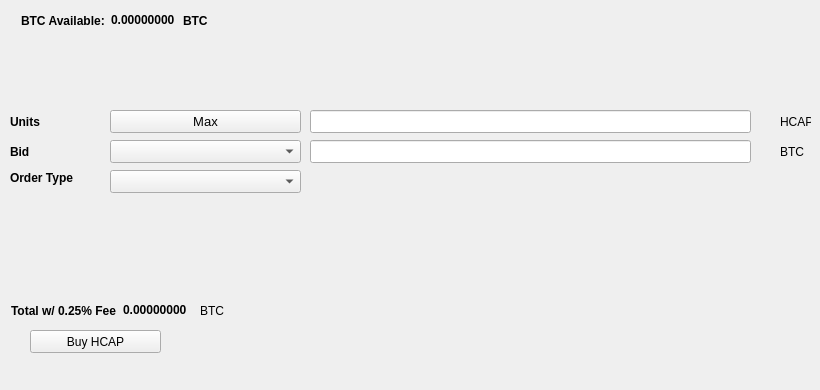
   <widget class="QWidget" name="BuyTab">
    <attribute name="title">
     <string>Buy</string>
    </attribute>
    <widget class="QPushButton" name="BuyHCAP">
     <property name="geometry">
      <rect>
       <x>30</x>
       <y>330</y>
       <width>131</width>
       <height>23</height>
      </rect>
     </property>
     <property name="text">
      <string>Buy HCAP</string>
     </property>
     <property name="icon">
      <iconset resource="../healcapital.qrc">
       <normaloff>:/icons/bitcoin</normaloff>:/icons/bitcoin</iconset>
     </property>
    </widget>
    <widget class="QLabel" name="label_3">
     <property name="geometry">
      <rect>
       <x>10</x>
       <y>110</y>
       <width>46</width>
       <height>23</height>
      </rect>
     </property>
     <property name="font">
      <font>
       <weight>75</weight>
       <bold>true</bold>
      </font>
     </property>
     <property name="text">
      <string>Units</string>
     </property>
    </widget>
    <widget class="QLineEdit" name="UnitsInput">
     <property name="geometry">
      <rect>
       <x>310</x>
       <y>110</y>
       <width>441</width>
       <height>23</height>
      </rect>
     </property>
     <property name="font">
      <font>
       <pointsize>9</pointsize>
       <weight>75</weight>
       <bold>true</bold>
      </font>
     </property>
    </widget>
    <widget class="QLineEdit" name="BuyBidPriceEdit">
     <property name="geometry">
      <rect>
       <x>310</x>
       <y>140</y>
       <width>441</width>
       <height>23</height>
      </rect>
     </property>
     <property name="font">
      <font>
       <pointsize>9</pointsize>
       <weight>75</weight>
       <bold>true</bold>
      </font>
     </property>
    </widget>
    <widget class="QLabel" name="label_4">
     <property name="geometry">
      <rect>
       <x>780</x>
       <y>110</y>
       <width>31</width>
       <height>23</height>
      </rect>
     </property>
     <property name="text">
      <string>HCAP</string>
     </property>
    </widget>
    <widget class="QLabel" name="label_5">
     <property name="geometry">
      <rect>
       <x>780</x>
       <y>140</y>
       <width>31</width>
       <height>23</height>
      </rect>
     </property>
     <property name="text">
      <string>BTC</string>
     </property>
    </widget>
    <widget class="QLabel" name="label_6">
     <property name="geometry">
      <rect>
       <x>10</x>
       <y>140</y>
       <width>46</width>
       <height>23</height>
      </rect>
     </property>
     <property name="font">
      <font>
       <weight>75</weight>
       <bold>true</bold>
      </font>
     </property>
     <property name="text">
      <string>Bid</string>
     </property>
    </widget>
    <widget class="QLabel" name="label_7">
     <property name="geometry">
      <rect>
       <x>10</x>
       <y>170</y>
       <width>91</width>
       <height>16</height>
      </rect>
     </property>
     <property name="font">
      <font>
       <weight>75</weight>
       <bold>true</bold>
      </font>
     </property>
     <property name="text">
      <string>Order Type</string>
     </property>
    </widget>
    <widget class="QPushButton" name="Buy_Max_Amount">
     <property name="geometry">
      <rect>
       <x>110</x>
       <y>110</y>
       <width>191</width>
       <height>23</height>
      </rect>
     </property>
     <property name="font">
      <font>
       <pointsize>10</pointsize>
      </font>
     </property>
     <property name="text">
      <string>Max</string>
     </property>
    </widget>
    <widget class="QComboBox" name="BuyBidcomboBox">
     <property name="geometry">
      <rect>
       <x>110</x>
       <y>140</y>
       <width>191</width>
       <height>23</height>
      </rect>
     </property>
     <property name="font">
      <font>
       <pointsize>10</pointsize>
      </font>
     </property>
    </widget>
    <widget class="QComboBox" name="buyOrdertypeCombo">
     <property name="geometry">
      <rect>
       <x>110</x>
       <y>170</y>
       <width>191</width>
       <height>23</height>
      </rect>
     </property>
     <property name="font">
      <font>
       <pointsize>10</pointsize>
      </font>
     </property>
    </widget>
    <widget class="QWidget" name="layoutWidget1">
     <property name="geometry">
      <rect>
       <x>21</x>
       <y>11</y>
       <width>227</width>
       <height>19</height>
      </rect>
     </property>
     <layout class="QHBoxLayout" name="horizontalLayout_3">
      <item>
       <widget class="QLabel" name="label232">
        <property name="font">
         <font>
          <weight>75</weight>
          <bold>true</bold>
         </font>
        </property>
        <property name="text">
         <string>BTC Available:</string>
        </property>
       </widget>
      </item>
      <item>
       <widget class="QLabel" name="BtcAvailableLbl">
        <property name="palette">
         <palette>
          <active>
           <colorrole role="WindowText">
            <brush brushstyle="SolidPattern">
             <color alpha="255">
              <red>0</red>
              <green>0</green>
              <blue>0</blue>
             </color>
            </brush>
           </colorrole>
           <colorrole role="Button">
            <brush brushstyle="SolidPattern">
             <color alpha="255">
              <red>0</red>
              <green>170</green>
              <blue>0</blue>
             </color>
            </brush>
           </colorrole>
           <colorrole role="Light">
            <brush brushstyle="SolidPattern">
             <color alpha="255">
              <red>0</red>
              <green>255</green>
              <blue>0</blue>
             </color>
            </brush>
           </colorrole>
           <colorrole role="Midlight">
            <brush brushstyle="SolidPattern">
             <color alpha="255">
              <red>0</red>
              <green>212</green>
              <blue>0</blue>
             </color>
            </brush>
           </colorrole>
           <colorrole role="Dark">
            <brush brushstyle="SolidPattern">
             <color alpha="255">
              <red>0</red>
              <green>85</green>
              <blue>0</blue>
             </color>
            </brush>
           </colorrole>
           <colorrole role="Mid">
            <brush brushstyle="SolidPattern">
             <color alpha="255">
              <red>0</red>
              <green>113</green>
              <blue>0</blue>
             </color>
            </brush>
           </colorrole>
           <colorrole role="Text">
            <brush brushstyle="SolidPattern">
             <color alpha="255">
              <red>0</red>
              <green>170</green>
              <blue>0</blue>
             </color>
            </brush>
           </colorrole>
           <colorrole role="BrightText">
            <brush brushstyle="SolidPattern">
             <color alpha="255">
              <red>255</red>
              <green>255</green>
              <blue>255</blue>
             </color>
            </brush>
           </colorrole>
           <colorrole role="ButtonText">
            <brush brushstyle="SolidPattern">
             <color alpha="255">
              <red>0</red>
              <green>0</green>
              <blue>0</blue>
             </color>
            </brush>
           </colorrole>
           <colorrole role="Base">
            <brush brushstyle="SolidPattern">
             <color alpha="255">
              <red>255</red>
              <green>255</green>
              <blue>255</blue>
             </color>
            </brush>
           </colorrole>
           <colorrole role="Window">
            <brush brushstyle="SolidPattern">
             <color alpha="255">
              <red>0</red>
              <green>170</green>
              <blue>0</blue>
             </color>
            </brush>
           </colorrole>
           <colorrole role="Shadow">
            <brush brushstyle="SolidPattern">
             <color alpha="255">
              <red>0</red>
              <green>0</green>
              <blue>0</blue>
             </color>
            </brush>
           </colorrole>
           <colorrole role="AlternateBase">
            <brush brushstyle="SolidPattern">
             <color alpha="255">
              <red>127</red>
              <green>212</green>
              <blue>127</blue>
             </color>
            </brush>
           </colorrole>
           <colorrole role="ToolTipBase">
            <brush brushstyle="SolidPattern">
             <color alpha="255">
              <red>255</red>
              <green>255</green>
              <blue>220</blue>
             </color>
            </brush>
           </colorrole>
           <colorrole role="ToolTipText">
            <brush brushstyle="SolidPattern">
             <color alpha="255">
              <red>0</red>
              <green>0</green>
              <blue>0</blue>
             </color>
            </brush>
           </colorrole>
          </active>
          <inactive>
           <colorrole role="WindowText">
            <brush brushstyle="SolidPattern">
             <color alpha="255">
              <red>0</red>
              <green>0</green>
              <blue>0</blue>
             </color>
            </brush>
           </colorrole>
           <colorrole role="Button">
            <brush brushstyle="SolidPattern">
             <color alpha="255">
              <red>0</red>
              <green>170</green>
              <blue>0</blue>
             </color>
            </brush>
           </colorrole>
           <colorrole role="Light">
            <brush brushstyle="SolidPattern">
             <color alpha="255">
              <red>0</red>
              <green>255</green>
              <blue>0</blue>
             </color>
            </brush>
           </colorrole>
           <colorrole role="Midlight">
            <brush brushstyle="SolidPattern">
             <color alpha="255">
              <red>0</red>
              <green>212</green>
              <blue>0</blue>
             </color>
            </brush>
           </colorrole>
           <colorrole role="Dark">
            <brush brushstyle="SolidPattern">
             <color alpha="255">
              <red>0</red>
              <green>85</green>
              <blue>0</blue>
             </color>
            </brush>
           </colorrole>
           <colorrole role="Mid">
            <brush brushstyle="SolidPattern">
             <color alpha="255">
              <red>0</red>
              <green>113</green>
              <blue>0</blue>
             </color>
            </brush>
           </colorrole>
           <colorrole role="Text">
            <brush brushstyle="SolidPattern">
             <color alpha="255">
              <red>0</red>
              <green>170</green>
              <blue>0</blue>
             </color>
            </brush>
           </colorrole>
           <colorrole role="BrightText">
            <brush brushstyle="SolidPattern">
             <color alpha="255">
              <red>255</red>
              <green>255</green>
              <blue>255</blue>
             </color>
            </brush>
           </colorrole>
           <colorrole role="ButtonText">
            <brush brushstyle="SolidPattern">
             <color alpha="255">
              <red>0</red>
              <green>0</green>
              <blue>0</blue>
             </color>
            </brush>
           </colorrole>
           <colorrole role="Base">
            <brush brushstyle="SolidPattern">
             <color alpha="255">
              <red>255</red>
              <green>255</green>
              <blue>255</blue>
             </color>
            </brush>
           </colorrole>
           <colorrole role="Window">
            <brush brushstyle="SolidPattern">
             <color alpha="255">
              <red>0</red>
              <green>170</green>
              <blue>0</blue>
             </color>
            </brush>
           </colorrole>
           <colorrole role="Shadow">
            <brush brushstyle="SolidPattern">
             <color alpha="255">
              <red>0</red>
              <green>0</green>
              <blue>0</blue>
             </color>
            </brush>
           </colorrole>
           <colorrole role="AlternateBase">
            <brush brushstyle="SolidPattern">
             <color alpha="255">
              <red>127</red>
              <green>212</green>
              <blue>127</blue>
             </color>
            </brush>
           </colorrole>
           <colorrole role="ToolTipBase">
            <brush brushstyle="SolidPattern">
             <color alpha="255">
              <red>255</red>
              <green>255</green>
              <blue>220</blue>
             </color>
            </brush>
           </colorrole>
           <colorrole role="ToolTipText">
            <brush brushstyle="SolidPattern">
             <color alpha="255">
              <red>0</red>
              <green>0</green>
              <blue>0</blue>
             </color>
            </brush>
           </colorrole>
          </inactive>
          <disabled>
           <colorrole role="WindowText">
            <brush brushstyle="SolidPattern">
             <color alpha="255">
              <red>0</red>
              <green>85</green>
              <blue>0</blue>
             </color>
            </brush>
           </colorrole>
           <colorrole role="Button">
            <brush brushstyle="SolidPattern">
             <color alpha="255">
              <red>0</red>
              <green>170</green>
              <blue>0</blue>
             </color>
            </brush>
           </colorrole>
           <colorrole role="Light">
            <brush brushstyle="SolidPattern">
             <color alpha="255">
              <red>0</red>
              <green>255</green>
              <blue>0</blue>
             </color>
            </brush>
           </colorrole>
           <colorrole role="Midlight">
            <brush brushstyle="SolidPattern">
             <color alpha="255">
              <red>0</red>
              <green>212</green>
              <blue>0</blue>
             </color>
            </brush>
           </colorrole>
           <colorrole role="Dark">
            <brush brushstyle="SolidPattern">
             <color alpha="255">
              <red>0</red>
              <green>85</green>
              <blue>0</blue>
             </color>
            </brush>
           </colorrole>
           <colorrole role="Mid">
            <brush brushstyle="SolidPattern">
             <color alpha="255">
              <red>0</red>
              <green>113</green>
              <blue>0</blue>
             </color>
            </brush>
           </colorrole>
           <colorrole role="Text">
            <brush brushstyle="SolidPattern">
             <color alpha="255">
              <red>0</red>
              <green>85</green>
              <blue>0</blue>
             </color>
            </brush>
           </colorrole>
           <colorrole role="BrightText">
            <brush brushstyle="SolidPattern">
             <color alpha="255">
              <red>255</red>
              <green>255</green>
              <blue>255</blue>
             </color>
            </brush>
           </colorrole>
           <colorrole role="ButtonText">
            <brush brushstyle="SolidPattern">
             <color alpha="255">
              <red>0</red>
              <green>85</green>
              <blue>0</blue>
             </color>
            </brush>
           </colorrole>
           <colorrole role="Base">
            <brush brushstyle="SolidPattern">
             <color alpha="255">
              <red>0</red>
              <green>170</green>
              <blue>0</blue>
             </color>
            </brush>
           </colorrole>
           <colorrole role="Window">
            <brush brushstyle="SolidPattern">
             <color alpha="255">
              <red>0</red>
              <green>170</green>
              <blue>0</blue>
             </color>
            </brush>
           </colorrole>
           <colorrole role="Shadow">
            <brush brushstyle="SolidPattern">
             <color alpha="255">
              <red>0</red>
              <green>0</green>
              <blue>0</blue>
             </color>
            </brush>
           </colorrole>
           <colorrole role="AlternateBase">
            <brush brushstyle="SolidPattern">
             <color alpha="255">
              <red>0</red>
              <green>170</green>
              <blue>0</blue>
             </color>
            </brush>
           </colorrole>
           <colorrole role="ToolTipBase">
            <brush brushstyle="SolidPattern">
             <color alpha="255">
              <red>255</red>
              <green>255</green>
              <blue>220</blue>
             </color>
            </brush>
           </colorrole>
           <colorrole role="ToolTipText">
            <brush brushstyle="SolidPattern">
             <color alpha="255">
              <red>0</red>
              <green>0</green>
              <blue>0</blue>
             </color>
            </brush>
           </colorrole>
          </disabled>
         </palette>
        </property>
        <property name="font">
         <font>
          <weight>75</weight>
          <bold>true</bold>
         </font>
        </property>
        <property name="text">
         <string>0.00000000</string>
        </property>
        <property name="textInteractionFlags">
         <set>Qt::LinksAccessibleByMouse|Qt::TextSelectableByKeyboard|Qt::TextSelectableByMouse</set>
        </property>
       </widget>
      </item>
      <item>
       <widget class="QLabel" name="BtcAvailableLbl_2">
        <property name="font">
         <font>
          <weight>75</weight>
          <bold>true</bold>
         </font>
        </property>
        <property name="text">
         <string>BTC</string>
        </property>
       </widget>
      </item>
     </layout>
    </widget>
    <widget class="QWidget" name="layoutWidge2">
     <property name="geometry">
      <rect>
       <x>11</x>
       <y>301</y>
       <width>259</width>
       <height>19</height>
      </rect>
     </property>
     <layout class="QHBoxLayout" name="horizontalLayout_4">
      <item>
       <widget class="QLabel" name="label_9">
        <property name="font">
         <font>
          <weight>75</weight>
          <bold>true</bold>
         </font>
        </property>
        <property name="text">
         <string>Total w/ 0.25% Fee</string>
        </property>
       </widget>
      </item>
      <item>
       <widget class="QLabel" name="BuyCostLabel">
        <property name="palette">
         <palette>
          <active>
           <colorrole role="WindowText">
            <brush brushstyle="SolidPattern">
             <color alpha="255">
              <red>0</red>
              <green>0</green>
              <blue>0</blue>
             </color>
            </brush>
           </colorrole>
           <colorrole role="Button">
            <brush brushstyle="SolidPattern">
             <color alpha="255">
              <red>0</red>
              <green>170</green>
              <blue>0</blue>
             </color>
            </brush>
           </colorrole>
           <colorrole role="Light">
            <brush brushstyle="SolidPattern">
             <color alpha="255">
              <red>0</red>
              <green>255</green>
              <blue>0</blue>
             </color>
            </brush>
           </colorrole>
           <colorrole role="Midlight">
            <brush brushstyle="SolidPattern">
             <color alpha="255">
              <red>0</red>
              <green>212</green>
              <blue>0</blue>
             </color>
            </brush>
           </colorrole>
           <colorrole role="Dark">
            <brush brushstyle="SolidPattern">
             <color alpha="255">
              <red>0</red>
              <green>85</green>
              <blue>0</blue>
             </color>
            </brush>
           </colorrole>
           <colorrole role="Mid">
            <brush brushstyle="SolidPattern">
             <color alpha="255">
              <red>0</red>
              <green>113</green>
              <blue>0</blue>
             </color>
            </brush>
           </colorrole>
           <colorrole role="Text">
            <brush brushstyle="SolidPattern">
             <color alpha="255">
              <red>0</red>
              <green>170</green>
              <blue>0</blue>
             </color>
            </brush>
           </colorrole>
           <colorrole role="BrightText">
            <brush brushstyle="SolidPattern">
             <color alpha="255">
              <red>255</red>
              <green>255</green>
              <blue>255</blue>
             </color>
            </brush>
           </colorrole>
           <colorrole role="ButtonText">
            <brush brushstyle="SolidPattern">
             <color alpha="255">
              <red>0</red>
              <green>0</green>
              <blue>0</blue>
             </color>
            </brush>
           </colorrole>
           <colorrole role="Base">
            <brush brushstyle="SolidPattern">
             <color alpha="255">
              <red>255</red>
              <green>255</green>
              <blue>255</blue>
             </color>
            </brush>
           </colorrole>
           <colorrole role="Window">
            <brush brushstyle="SolidPattern">
             <color alpha="255">
              <red>0</red>
              <green>170</green>
              <blue>0</blue>
             </color>
            </brush>
           </colorrole>
           <colorrole role="Shadow">
            <brush brushstyle="SolidPattern">
             <color alpha="255">
              <red>0</red>
              <green>0</green>
              <blue>0</blue>
             </color>
            </brush>
           </colorrole>
           <colorrole role="AlternateBase">
            <brush brushstyle="SolidPattern">
             <color alpha="255">
              <red>127</red>
              <green>212</green>
              <blue>127</blue>
             </color>
            </brush>
           </colorrole>
           <colorrole role="ToolTipBase">
            <brush brushstyle="SolidPattern">
             <color alpha="255">
              <red>255</red>
              <green>255</green>
              <blue>220</blue>
             </color>
            </brush>
           </colorrole>
           <colorrole role="ToolTipText">
            <brush brushstyle="SolidPattern">
             <color alpha="255">
              <red>0</red>
              <green>0</green>
              <blue>0</blue>
             </color>
            </brush>
           </colorrole>
          </active>
          <inactive>
           <colorrole role="WindowText">
            <brush brushstyle="SolidPattern">
             <color alpha="255">
              <red>0</red>
              <green>0</green>
              <blue>0</blue>
             </color>
            </brush>
           </colorrole>
           <colorrole role="Button">
            <brush brushstyle="SolidPattern">
             <color alpha="255">
              <red>0</red>
              <green>170</green>
              <blue>0</blue>
             </color>
            </brush>
           </colorrole>
           <colorrole role="Light">
            <brush brushstyle="SolidPattern">
             <color alpha="255">
              <red>0</red>
              <green>255</green>
              <blue>0</blue>
             </color>
            </brush>
           </colorrole>
           <colorrole role="Midlight">
            <brush brushstyle="SolidPattern">
             <color alpha="255">
              <red>0</red>
              <green>212</green>
              <blue>0</blue>
             </color>
            </brush>
           </colorrole>
           <colorrole role="Dark">
            <brush brushstyle="SolidPattern">
             <color alpha="255">
              <red>0</red>
              <green>85</green>
              <blue>0</blue>
             </color>
            </brush>
           </colorrole>
           <colorrole role="Mid">
            <brush brushstyle="SolidPattern">
             <color alpha="255">
              <red>0</red>
              <green>113</green>
              <blue>0</blue>
             </color>
            </brush>
           </colorrole>
           <colorrole role="Text">
            <brush brushstyle="SolidPattern">
             <color alpha="255">
              <red>0</red>
              <green>170</green>
              <blue>0</blue>
             </color>
            </brush>
           </colorrole>
           <colorrole role="BrightText">
            <brush brushstyle="SolidPattern">
             <color alpha="255">
              <red>255</red>
              <green>255</green>
              <blue>255</blue>
             </color>
            </brush>
           </colorrole>
           <colorrole role="ButtonText">
            <brush brushstyle="SolidPattern">
             <color alpha="255">
              <red>0</red>
              <green>0</green>
              <blue>0</blue>
             </color>
            </brush>
           </colorrole>
           <colorrole role="Base">
            <brush brushstyle="SolidPattern">
             <color alpha="255">
              <red>255</red>
              <green>255</green>
              <blue>255</blue>
             </color>
            </brush>
           </colorrole>
           <colorrole role="Window">
            <brush brushstyle="SolidPattern">
             <color alpha="255">
              <red>0</red>
              <green>170</green>
              <blue>0</blue>
             </color>
            </brush>
           </colorrole>
           <colorrole role="Shadow">
            <brush brushstyle="SolidPattern">
             <color alpha="255">
              <red>0</red>
              <green>0</green>
              <blue>0</blue>
             </color>
            </brush>
           </colorrole>
           <colorrole role="AlternateBase">
            <brush brushstyle="SolidPattern">
             <color alpha="255">
              <red>127</red>
              <green>212</green>
              <blue>127</blue>
             </color>
            </brush>
           </colorrole>
           <colorrole role="ToolTipBase">
            <brush brushstyle="SolidPattern">
             <color alpha="255">
              <red>255</red>
              <green>255</green>
              <blue>220</blue>
             </color>
            </brush>
           </colorrole>
           <colorrole role="ToolTipText">
            <brush brushstyle="SolidPattern">
             <color alpha="255">
              <red>0</red>
              <green>0</green>
              <blue>0</blue>
             </color>
            </brush>
           </colorrole>
          </inactive>
          <disabled>
           <colorrole role="WindowText">
            <brush brushstyle="SolidPattern">
             <color alpha="255">
              <red>0</red>
              <green>85</green>
              <blue>0</blue>
             </color>
            </brush>
           </colorrole>
           <colorrole role="Button">
            <brush brushstyle="SolidPattern">
             <color alpha="255">
              <red>0</red>
              <green>170</green>
              <blue>0</blue>
             </color>
            </brush>
           </colorrole>
           <colorrole role="Light">
            <brush brushstyle="SolidPattern">
             <color alpha="255">
              <red>0</red>
              <green>255</green>
              <blue>0</blue>
             </color>
            </brush>
           </colorrole>
           <colorrole role="Midlight">
            <brush brushstyle="SolidPattern">
             <color alpha="255">
              <red>0</red>
              <green>212</green>
              <blue>0</blue>
             </color>
            </brush>
           </colorrole>
           <colorrole role="Dark">
            <brush brushstyle="SolidPattern">
             <color alpha="255">
              <red>0</red>
              <green>85</green>
              <blue>0</blue>
             </color>
            </brush>
           </colorrole>
           <colorrole role="Mid">
            <brush brushstyle="SolidPattern">
             <color alpha="255">
              <red>0</red>
              <green>113</green>
              <blue>0</blue>
             </color>
            </brush>
           </colorrole>
           <colorrole role="Text">
            <brush brushstyle="SolidPattern">
             <color alpha="255">
              <red>0</red>
              <green>85</green>
              <blue>0</blue>
             </color>
            </brush>
           </colorrole>
           <colorrole role="BrightText">
            <brush brushstyle="SolidPattern">
             <color alpha="255">
              <red>255</red>
              <green>255</green>
              <blue>255</blue>
             </color>
            </brush>
           </colorrole>
           <colorrole role="ButtonText">
            <brush brushstyle="SolidPattern">
             <color alpha="255">
              <red>0</red>
              <green>85</green>
              <blue>0</blue>
             </color>
            </brush>
           </colorrole>
           <colorrole role="Base">
            <brush brushstyle="SolidPattern">
             <color alpha="255">
              <red>0</red>
              <green>170</green>
              <blue>0</blue>
             </color>
            </brush>
           </colorrole>
           <colorrole role="Window">
            <brush brushstyle="SolidPattern">
             <color alpha="255">
              <red>0</red>
              <green>170</green>
              <blue>0</blue>
             </color>
            </brush>
           </colorrole>
           <colorrole role="Shadow">
            <brush brushstyle="SolidPattern">
             <color alpha="255">
              <red>0</red>
              <green>0</green>
              <blue>0</blue>
             </color>
            </brush>
           </colorrole>
           <colorrole role="AlternateBase">
            <brush brushstyle="SolidPattern">
             <color alpha="255">
              <red>0</red>
              <green>170</green>
              <blue>0</blue>
             </color>
            </brush>
           </colorrole>
           <colorrole role="ToolTipBase">
            <brush brushstyle="SolidPattern">
             <color alpha="255">
              <red>255</red>
              <green>255</green>
              <blue>220</blue>
             </color>
            </brush>
           </colorrole>
           <colorrole role="ToolTipText">
            <brush brushstyle="SolidPattern">
             <color alpha="255">
              <red>0</red>
              <green>0</green>
              <blue>0</blue>
             </color>
            </brush>
           </colorrole>
          </disabled>
         </palette>
        </property>
        <property name="font">
         <font>
          <weight>75</weight>
          <bold>true</bold>
         </font>
        </property>
        <property name="autoFillBackground">
         <bool>false</bool>
        </property>
        <property name="text">
         <string>0.00000000</string>
        </property>
        <property name="textInteractionFlags">
         <set>Qt::LinksAccessibleByMouse|Qt::TextSelectableByMouse</set>
        </property>
       </widget>
      </item>
      <item>
       <widget class="QLabel" name="label_10">
        <property name="font">
         <font>
          <weight>50</weight>
          <bold>false</bold>
         </font>
        </property>
        <property name="text">
         <string>BTC</string>
        </property>
       </widget>
      </item>
     </layout>
    </widget>
    <widget class="QLabel" name="label_24">
     <property name="geometry">
      <rect>
       <x>460</x>
       <y>300</y>
       <width>281</width>
       <height>81</height>
      </rect>
     </property>
     <property name="text">
      <string/>
     </property>
     <property name="pixmap">
      <pixmap>:/images/bittrex</pixmap>
     </property>
    </widget>
   </widget>
